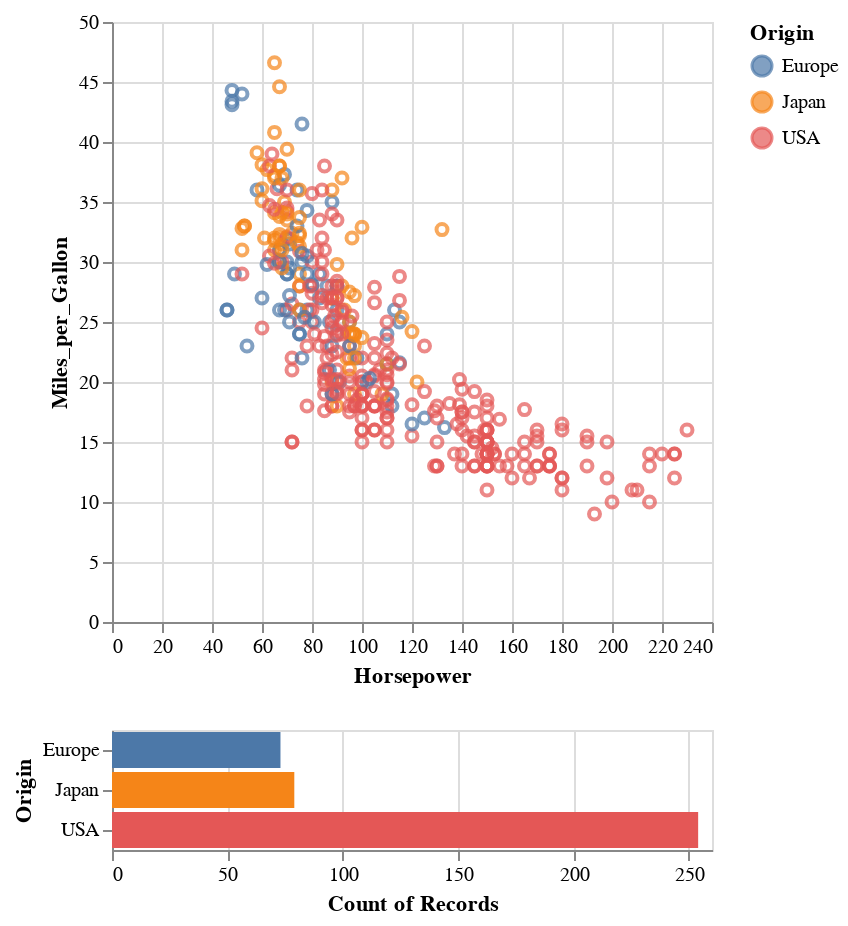

This figure's notebook cell:
### Code cell
source = vega_data.cars()

brush = alt.selection(type='interval')

points = alt.Chart(source).mark_point().encode(
    x='Horsepower:Q',
    y='Miles_per_Gallon:Q',
    color=alt.condition(brush, 'Origin:N', alt.value('gray'))
).add_selection(
    brush
)

bars = alt.Chart(source).mark_bar().encode(
    y='Origin:N',
    color='Origin:N',
    x='count(Origin):Q'
).transform_filter(
    brush
)

alt.vconcat(points, bars, data=source)

### Figure 1 — Vega-Lite specification as saved in the notebook (floating-point values rounded to 4 significant figures; data arrays with more than 128 entries replaced by an {"elided": "..."} marker saying what was removed)
{"config": {"view": {"continuousWidth": 300, "continuousHeight": 300}}, "vconcat": [{"mark": {"type": "point"}, "encoding": {"color": {"condition": {"param": "param_2", "field": "Origin", "type": "nominal"}, "value": "gray"}, "x": {"field": "Horsepower", "type": "quantitative"}, "y": {"field": "Miles_per_Gallon", "type": "quantitative"}}, "name": "view_2"}, {"mark": {"type": "bar"}, "encoding": {"color": {"field": "Origin", "type": "nominal"}, "x": {"aggregate": "count", "field": "Origin", "type": "quantitative"}, "y": {"field": "Origin", "type": "nominal"}}, "transform": [{"filter": {"param": "param_2"}}]}], "data": {"name": "data-f02450ab61490a1363517a0190416235"}, "params": [{"name": "param_2", "select": {"type": "interval"}, "views": ["view_2"]}], "$schema": "https://vega.github.io/schema/vega-lite/v5.14.1.json", "datasets": {"data-f02450ab61490a1363517a0190416235": {"elided": "406 records"}}}
